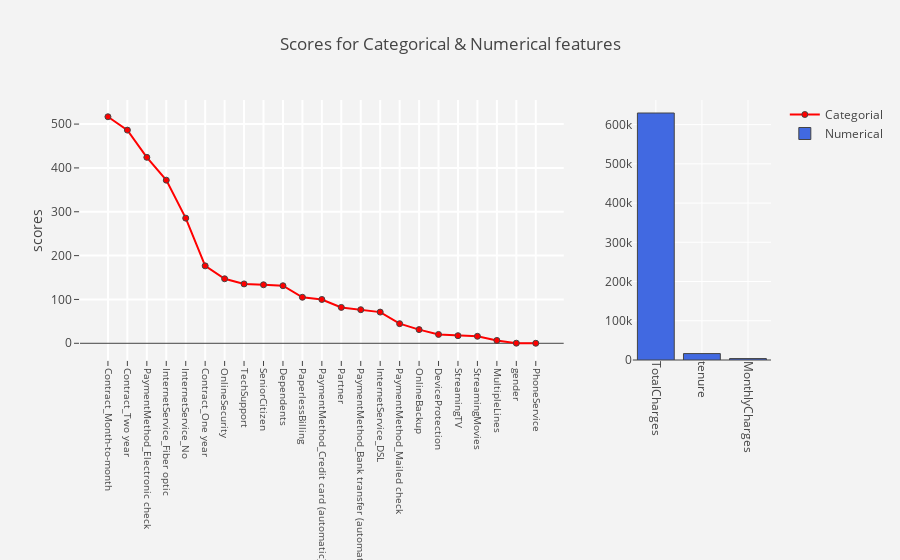

The cell this chart's notebook holds for it:
### Markdown cell above
### 5.1 Feature Selection
Feature selection is done by using the chi2 scoring function. We will evaluate the significance of each feature at the 5% significance level. The importance of feature selection is to reduce model overfitting and only select the relevant features.

### Code cell
#select columns
cols = [i for i in df_original.columns if i not in ["customerID", "Churn"]]

#dataframe with non negative values
df_x = df_original[cols]
df_y = df_original[output]

#fit model with k= all
select = SelectKBest(score_func = chi2,k = 5)
fit    = select.fit(df_x,df_y)

#create dataframe
score = pd.DataFrame({"features":cols,"scores":fit.scores_,"p_values":fit.pvalues_ })
score = score.sort_values(by = "scores" ,ascending =False)


#createing new label for categorical and numerical columns
score["feature_type"] = np.where(score["features"].isin(num_cols),"Numerical","Categorical")

#plot
trace  = go.Scatter(x = score[score["feature_type"] == "Categorical"]["features"],
                    y = score[score["feature_type"] == "Categorical"]["scores"],
                    name = "Categorial",mode = "lines+markers",
                    marker = dict(color = "red",line = dict(width =1))
                   )

trace1 = go.Bar(x = score[score["feature_type"] == "Numerical"]["features"],
                y = score[score["feature_type"] == "Numerical"]["scores"],name = "Numerical",
                marker = dict(color = "royalblue",line = dict(width =1)),
                xaxis = "x2",yaxis = "y2"
               )
layout = go.Layout(dict(title = "Scores for Categorical & Numerical features",
                        plot_bgcolor  = "rgb(243,243,243)",
                        paper_bgcolor = "rgb(243,243,243)",
                        xaxis = dict(gridcolor = 'rgb(255, 255, 255)',
                                     tickfont = dict(size =10),
                                     domain=[0, 0.7],
                                     tickangle = 90,zerolinewidth=1,
                                     ticklen=5,gridwidth=2),
                        yaxis = dict(gridcolor = 'rgb(255, 255, 255)',
                                     title = "scores",
                                     zerolinewidth=1,ticklen=5,gridwidth=2),
                        margin = dict(b=200),
                        xaxis2=dict(domain=[0.8, 1],tickangle = 90,
                                    gridcolor = 'rgb(255, 255, 255)'),
                        yaxis2=dict(anchor='x2',gridcolor = 'rgb(255, 255, 255)')
                        )
                  )

data=[trace,trace1]
fig = go.Figure(data=data,layout=layout)
py.iplot(fig)

print("P-value of Insignificant Features")
for index,row in score.iterrows():
    if row[2] > 0.05:
        print(row[0],":",row[2])

score

### Figure 1 — Plotly figure (JSON) as saved in the notebook; plotly's stock layout.template omitted (floating-point values rounded to 4 significant figures)
{"data": [{"marker": {"color": "red", "line": {"width": 1}}, "mode": "lines+markers", "name": "Categorial", "type": "scatter", "uid": "12e877e8-4704-11e9-af8e-784f43858a7c", "x": ["Contract_Month-to-month", "Contract_Two year", "PaymentMethod_Electronic check", "InternetService_Fiber optic", "InternetService_No", "Contract_One year", "OnlineSecurity", "TechSupport", "SeniorCitizen", "Dependents", "PaperlessBilling", "PaymentMethod_Credit card (automatic)", "Partner", "PaymentMethod_Bank transfer (automatic)", "InternetService_DSL", "PaymentMethod_Mailed check", "OnlineBackup", "DeviceProtection", "StreamingTV", "StreamingMovies", "MultipleLines", "gender", "PhoneService"], "y": [516.7, 486.2, 424.1, 372.1, 285.5, 176.6, 147.2, 135.4, 133.5, 131.3, 105.0, 99.97, 81.86, 76.62, 71.14, 44.73, 31.21, 20.22, 17.32, 15.93, 6.515, 0.2543, 0.09295]}, {"marker": {"color": "royalblue", "line": {"width": 1}}, "name": "Numerical", "type": "bar", "uid": "12e879be-4704-11e9-9776-784f43858a7c", "x": ["TotalCharges", "tenure", "MonthlyCharges"], "xaxis": "x2", "y": [629600.0, 16380.0, 3653.0], "yaxis": "y2"}], "layout": {"margin": {"b": 200}, "paper_bgcolor": "rgb(243,243,243)", "plot_bgcolor": "rgb(243,243,243)", "title": "Scores for Categorical & Numerical features", "xaxis": {"domain": [0, 0.7], "gridcolor": "rgb(255, 255, 255)", "gridwidth": 2, "tickangle": 90, "tickfont": {"size": 10}, "ticklen": 5, "zerolinewidth": 1}, "xaxis2": {"domain": [0.8, 1], "gridcolor": "rgb(255, 255, 255)", "tickangle": 90}, "yaxis": {"gridcolor": "rgb(255, 255, 255)", "gridwidth": 2, "ticklen": 5, "title": "scores", "zerolinewidth": 1}, "yaxis2": {"anchor": "x2", "gridcolor": "rgb(255, 255, 255)"}}}
